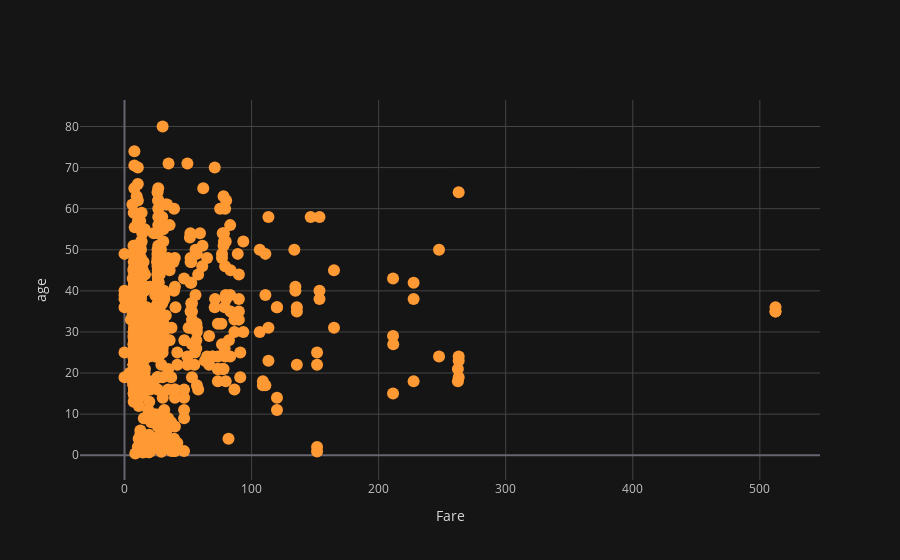

Write notebook code for a chart like this one.
### Code cell
cf.set_config_file(theme='solar')
df2.iplot(kind='scatter',x='fare',y='age',mode='markers',xTitle='Fare',yTitle='age' )

### Figure 1 — Plotly figure (JSON) as saved in the notebook; plotly's stock layout.template omitted (floating-point values rounded to 4 significant figures; data arrays with more than 128 entries replaced by an {"elided": "..."} marker saying what was removed)
{"data": [{"line": {"color": "rgba(255, 153, 51, 1.0)", "dash": "solid", "shape": "linear", "width": 1.3}, "marker": {"size": 12, "symbol": "circle"}, "mode": "markers", "name": "age", "text": "", "type": "scatter", "x": {"elided": "891 float values"}, "y": {"elided": "891 mixed values"}}], "layout": {"legend": {"bgcolor": "#151516", "font": {"color": "#D9D9D9"}}, "paper_bgcolor": "#151516", "plot_bgcolor": "#151516", "title": {"font": {"color": "#D9D9D9"}}, "xaxis": {"gridcolor": "#434343", "showgrid": true, "tickfont": {"color": "#C2C2C2"}, "title": {"font": {"color": "#D9D9D9"}, "text": "Fare"}, "zerolinecolor": "#666570"}, "yaxis": {"gridcolor": "#434343", "showgrid": true, "tickfont": {"color": "#C2C2C2"}, "title": {"font": {"color": "#D9D9D9"}, "text": "age"}, "zerolinecolor": "#666570"}}}
